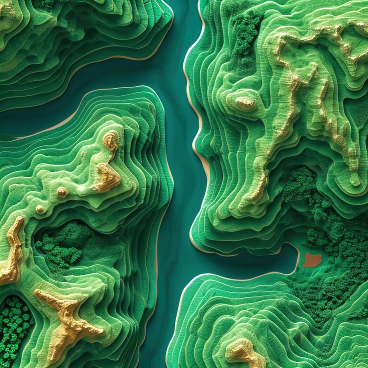
#> input picture images/hills-underscaled.png, 368 x 368 px
$ jupyter execute Worksheet.ipynb   (shell and % lines are left out)
#> lines starting #> are read from the running program, lines starting #| are printed output that depends on the picture; after the words box and inside, x2 and y2 are one past the last pixel; in counts of white or black regions, pixels touching at a corner belong together
# Intro

In this project different methods and algorithms of image quantization are shown

# Algorithms

[cell 1]
import cv2
import matplotlib.pyplot as plt
import numpy as np
import math as m

# [7 lines of commented-out code are left out]
img_source = 'images/hills-underscaled.png'

# img_source = 'images/example.png'
# img_source = 'images/example_underscaled.png'

# img_source = 'images/me.jpg'

**View images:**

[cell 2]
# [24 lines of commented-out code are left out]

## Uniform image quantization

### Gray

[cell 3]
level = 4

img = cv2.imread(img_source)
#> img is the input picture: shape (368, 368, 3); mean B, G, R 73.6, 119.6, 52.7
gray_image = cv2.cvtColor(img, cv2.COLOR_BGR2GRAY)
quantized_image = np.array(gray_image).copy()
delta = 255/level
for i in range(gray_image.shape[0]):
    for j in range(gray_image.shape[1]):
        quantized_image[i][j] = int(np.floor(gray_image[i][j]/delta)*delta+delta/2)

plt.figure(figsize=(20,10))


plt.subplot(2,2,1)
plt.imshow(gray_image, cmap='gray')
plt.title('Gray')
plt.axis('off')

plt.subplot(2,2,2)
plt.imshow(quantized_image, cmap='gray')
plt.title(f'Quantized {level}bits')
plt.axis('off')


plt.subplot(2,2,3)
_=plt.hist(gray_image.ravel(), bins=256)

plt.subplot(2,2,4)
_=plt.hist(quantized_image.ravel(), bins=256)
#> figure, not shown here; panel 3: tallest bar 2021 high, from x = 36 to 36.97; panel 4: tallest bar 59433 high, from x = 94.75 to 95.5

### Color

[cell 4]
level = 4

def u_quantize(channel):
    delta = 255/level
    quantized_image = channel.copy()
    for i in range(channel.shape[0]):
        for j in range(channel.shape[1]):
            quantized_image[i][j] = int(np.floor(channel[i][j]/delta)*delta+delta/2)
    return quantized_image

image = cv2.imread(img_source)
r,g,b = cv2.split(image)
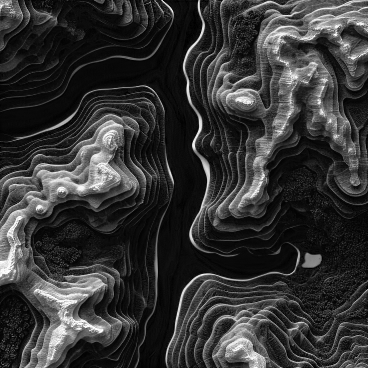
#> b: shape (368, 368); min 0, max 255, mean 52.7
channels = [r,g,b]
n_c = []
for channel in channels:
    n_c.append(u_quantize(channel))
#> this loop made 3 passes
#> after the loop, n_c = 3 items
quantized_image = cv2.merge(n_c)
#> quantized_image: shape (368, 368, 3)


plt.figure(figsize=(20,10))

plt.subplot(2,5,1)
plt.imshow(image, cmap='gray')
plt.title('Gray')
plt.axis('off')

plt.subplot(2,5,2)
plt.imshow(n_c[0], cmap='gray')
plt.axis('off')
plt.subplot(2,5,3)
plt.imshow(n_c[1], cmap='gray')
plt.axis('off')
plt.subplot(2,5,4)
plt.imshow(n_c[2], cmap='gray')
plt.axis('off')

plt.subplot(2,5,5)
plt.imshow(quantized_image)
plt.title(f'Quantized {2**level}bits')
plt.axis('off')


plt.subplot(2,5,6)
_=plt.hist(cv2.split(image)[0].ravel(), bins=256)
_=plt.hist(cv2.split(image)[1].ravel(), bins=256)
_=plt.hist(cv2.split(image)[2].ravel(), bins=256)
plt.legend(['r','g','b'])

plt.subplot(2,5,10)
_=plt.hist(cv2.split(quantized_image)[0].ravel(), bins=256)
_=plt.hist(cv2.split(quantized_image)[1].ravel(), bins=256)
_=plt.hist(cv2.split(quantized_image)[2].ravel(), bins=256)
plt.legend(['r','g','b'])

# cv2.imwrite('images/gray_hills.jpeg',gray_image)
# cv2.imwrite('images/quantized_gray_hills.jpeg',quantized_image)
#> figure, not shown here; B, G, R data is drawn as R, G, B; panel 6: tallest bar 1914 high, from x = 44.34 to 45.33; panel 6: tallest bar 1037 high, from x = 51.71 to 52.69; panel 6: tallest bar 5397 high, from x = 8.96 to 9.96; panel 7: tallest bar 64020 high, from x = 94.84 to 95.59

## Median cut quantization

Median cut uses median color to split the range of colors into two and have average by them. Depth is used to identify amount of colors are wanted in result.

>Algorithm:
>1. Flatten image into one single array
>2. Find color with highest range
>3. Sort by this color
>4. Take median
>5. Split into buckets by median and repeat until desired depth
>6. For final 0-depth buckets define average color and set for image

https://web.archive.org/web/20190202154003/http://www.leptonica.com/papers/mediancut.pdf \
https://www.researchgate.net/publication/26339916_Optimal_image_quantization_perception_and_the_median_cut_algorithm

[cell 5]
import matplotlib.pyplot as plt
import numpy as np


def median_cut_quantize(img, img_arr): # set average color in bucket
    r_average = np.mean(img_arr[:,0])
    g_average = np.mean(img_arr[:,1])
    b_average = np.mean(img_arr[:,2])
    for data in img_arr:
        img[data[3]][data[4]] = [r_average, g_average, b_average]

# finding max-range color, sort by it to take median -> split into buckets by this median. Resulting with 2^depth buckets (colors)
def split_into_buckets(img, img_arr, depth):
    if len(img_arr) == 0:
        return

    if depth == 0:
        median_cut_quantize(img, img_arr)
        return

    r_range = np.max(img_arr[:,0]) - np.min(img_arr[:,0])
    g_range = np.max(img_arr[:,1]) - np.min(img_arr[:,1])
    b_range = np.max(img_arr[:,2]) - np.min(img_arr[:,2])
    max_range_space = (0 if r_range*2>g_range+b_range else 1 if g_range*2>b_range+r_range else 2)

    # sort by color
    img_arr = img_arr[img_arr[:,max_range_space].argsort()]
    median_index = int((len(img_arr)+1)/2) # bucket split index
    # print("median_index:", median_index)


    # split by median
    split_into_buckets(img, img_arr[0:median_index], depth-1)
    split_into_buckets(img, img_arr[median_index:], depth-1)

[cell 6]
image = cv2.imread(img_source)
bits = 4

# list of pixels with their positions in image
flattened_img_array = []
for row_index, rows in enumerate(image):
    for color_index, color in enumerate(rows):
        flattened_img_array.append([color[0],color[1],color[2], row_index, color_index])
#> after the loop, flattened_img_array = 135424 items
# print('len',len(flattened_img_array))


plt.figure(figsize=(10,8))

plt.subplot(2,2,1)
plt.imshow(image, cmap='gray')
plt.title('Original')
plt.axis('off')

plt.subplot(2,2,3)
_=plt.hist(image.ravel(), bins=256)
print('Initial number of colors:', np.unique(image.reshape(-1, image.shape[-1]), axis=0).shape[0])
#| Initial number of colors: 92248

flattened_img_array = np.array(flattened_img_array)
split_into_buckets(image, flattened_img_array, bits)
#> in split_into_buckets, `r_range = np.max(img_arr[:,0]) - np.min(img_arr[:,0])`: r_range = 252
#> in split_into_buckets, `g_range = np.max(img_arr[:,1]) - np.min(img_arr[:,1])`: g_range = 249
#> in split_into_buckets, `b_range = np.max(img_arr[:,2]) - np.min(img_arr[:,2])`: b_range = 255
#> in split_into_buckets, `max_range_space = (0 if r_range*2>g_range+b_range else 1 if g_range*2>..`: max_range_space = 2
#> in split_into_buckets, `median_index = int((len(img_arr)+1)/2)`: median_index = 67712
#> in median_cut_quantize, `r_average = np.mean(img_arr[:,0])`: r_average = 23.18
#> in median_cut_quantize, `g_average = np.mean(img_arr[:,1])`: g_average = 41.18
#> in median_cut_quantize, `b_average = np.mean(img_arr[:,2])`: b_average = 9.12
#> the loop in median_cut_quantize, `for data in img_arr:` made 8464 passes
#> data on passes 1 to 3: [3, 15, 6, 338, 21], [4, 17, 7, 323, 21], [4, 17, 4, 340, 22]
#> the loop in median_cut_quantize (call 2), `for data in img_arr:` made 8464 passes
#> data on passes 1 to 3: [30, 54, 10, 359, 109], [30, 47, 13, 18, 73], [30, 40, 9, 358, 82]
#> after the loop in median_cut_quantize (call 2), `for data in img_arr:`: img: shape (368, 368, 3); mean B, G, R 73.6, 119.5, 52.7
#> after the loop in median_cut_quantize (call 3), `for data in img_arr:`: img: shape (368, 368, 3); mean B, G, R 73.5, 119.5, 52.6
#> after the loop in median_cut_quantize (call 4), `for data in img_arr:`: img: shape (368, 368, 3); mean B, G, R 73.5, 119.4, 52.6
#> after the loop in median_cut_quantize (call 5), `for data in img_arr:`: img: shape (368, 368, 3); mean B, G, R 73.5, 119.4, 52.6
#> after the loop in median_cut_quantize (call 6), `for data in img_arr:`: img: shape (368, 368, 3); mean B, G, R 73.5, 119.3, 52.5
#> after the loop in median_cut_quantize (call 7), `for data in img_arr:`: img: shape (368, 368, 3); mean B, G, R 73.4, 119.3, 52.5
#> after the loop in median_cut_quantize (call 8), `for data in img_arr:`: img: shape (368, 368, 3); mean B, G, R 73.4, 119.3, 52.5
#> after the loop in median_cut_quantize (call 9), `for data in img_arr:`: img: shape (368, 368, 3); mean B, G, R 73.4, 119.3, 52.4
#> after the loop in median_cut_quantize (call 10), `for data in img_arr:`: img: shape (368, 368, 3); mean B, G, R 73.4, 119.3, 52.4
#> after the loop in median_cut_quantize (call 11), `for data in img_arr:`: img: shape (368, 368, 3); mean B, G, R 73.3, 119.2, 52.3
#> after the loop in median_cut_quantize (call 12), `for data in img_arr:`: img: shape (368, 368, 3); mean B, G, R 73.3, 119.2, 52.3
#> in median_cut_quantize (call 13), `r_average = np.mean(img_arr[:,0])`: r_average = 97.87
#> in median_cut_quantize (call 13), `g_average = np.mean(img_arr[:,1])`: g_average = 160.9
#> in median_cut_quantize (call 13), `b_average = np.mean(img_arr[:,2])`: b_average = 64.14
#> the loop in median_cut_quantize (call 13), `for data in img_arr:` made 8464 passes
#> data on passes 1 to 3: [88, 100, 41, 123, 198], [90, 102, 31, 84, 145], [89, 103, 41, 94, 186]
#> after the loop in median_cut_quantize (call 13), `for data in img_arr:`:
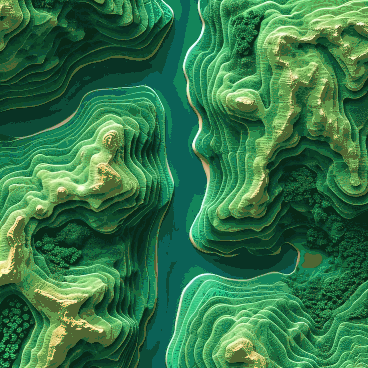
#> img: shape (368, 368, 3); mean B, G, R 73.2, 119.2, 52.3
#> in median_cut_quantize (call 14), `r_average = np.mean(img_arr[:,0])`: r_average = 114.9
#> in median_cut_quantize (call 14), `g_average = np.mean(img_arr[:,1])`: g_average = 188.5
#> in median_cut_quantize (call 14), `b_average = np.mean(img_arr[:,2])`: b_average = 82.75
#> the loop in median_cut_quantize (call 14), `for data in img_arr:` made 8464 passes
#> data on passes 1 to 3: [120, 175, 52, 39, 203], [90, 175, 53, 1, 263], [120, 175, 42, 142, 198]
#> after the loop in median_cut_quantize (call 14), `for data in img_arr:`:
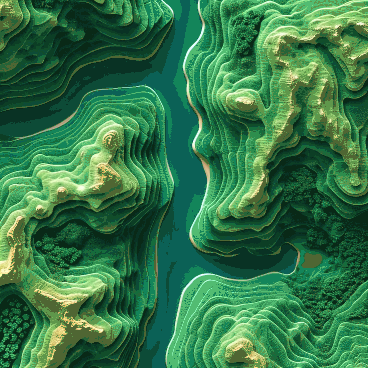
#> img: shape (368, 368, 3); 6.25% of pixels changed, all inside (x1, y1, x2, y2) = (0, 0, 368, 368)
#> in median_cut_quantize (call 15), `r_average = np.mean(img_arr[:,0])`: r_average = 110.8
#> in median_cut_quantize (call 15), `g_average = np.mean(img_arr[:,1])`: g_average = 192.4
#> in median_cut_quantize (call 15), `b_average = np.mean(img_arr[:,2])`: b_average = 143.6
#> the loop in median_cut_quantize (call 15), `for data in img_arr:` made 8464 passes
#> data on passes 1 to 3: [88, 178, 121, 174, 257], [88, 185, 118, 17, 330], [88, 168, 111, 129, 121]
#> after the loop in median_cut_quantize (call 15), `for data in img_arr:`:
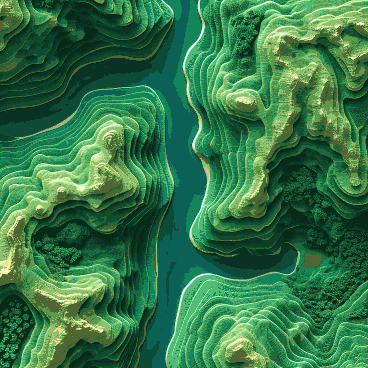
#> img: shape (368, 368, 3); 6.25% of pixels changed, all inside (x1, y1, x2, y2) = (0, 0, 368, 368)
#> in median_cut_quantize (call 16), `r_average = np.mean(img_arr[:,0])`: r_average = 161.1
#> in median_cut_quantize (call 16), `g_average = np.mean(img_arr[:,1])`: g_average = 227.6
#> in median_cut_quantize (call 16), `b_average = np.mean(img_arr[:,2])`: b_average = 178.7
#> the loop in median_cut_quantize (call 16), `for data in img_arr:` made 8464 passes
#> data on passes 1 to 3: [130, 198, 112, 154, 42], [130, 212, 141, 33, 264], [130, 207, 141, 357, 31]
#> after the loop in median_cut_quantize (call 16), `for data in img_arr:`:
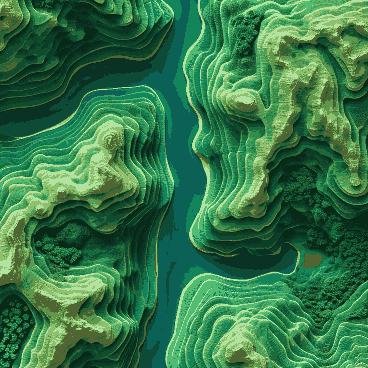
#> img: shape (368, 368, 3); 6.25% of pixels changed, all inside (x1, y1, x2, y2) = (0, 0, 368, 368)

plt.subplot(2,2,2)
plt.imshow(image,cmap='gray')
plt.title(f'Quantized {bits}bits')
plt.axis('off')

# print(np.unique(image.reshape(-1, image.shape[-1]), axis=0))
print('Resulting number of colors:', np.unique(image.reshape(-1, image.shape[-1]), axis=0).shape[0])
#| Resulting number of colors: 16
print('unique:',np.unique(image.reshape(-1, image.shape[-1]), axis=0))
#> (printed output is left out)
plt.subplot(2,2,4)
_=plt.hist(image.ravel(), bins=256)
plt.title(f'Histogram {bits}bits')
#> figure, not shown here; B, G, R data is drawn as R, G, B; panel 2: tallest bar 5448 high, from x = 8.96 to 9.96

## Random dithering 1 bit

[cell 7]
# level = 2
treshold = 127

image = cv2.imread(img_source)
gray_image = cv2.cvtColor(image, cv2.COLOR_BGR2GRAY)

quantized_image = np.array(gray_image).copy()
# delta = 255/level
for i in range(gray_image.shape[0]):
    for j in range(gray_image.shape[1]):
        # quantized_image[i][j] = int(np.floor(gray_image[i][j]/delta)*delta+delta/2 + np.random.randint(-127,127))
        # quantized_image[i][j] = 255 if gray_image[i][j]>treshold else 0
        quantized_image[i][j] = 255 if gray_image[i][j]+np.random.randint(-127,127)>treshold else 0
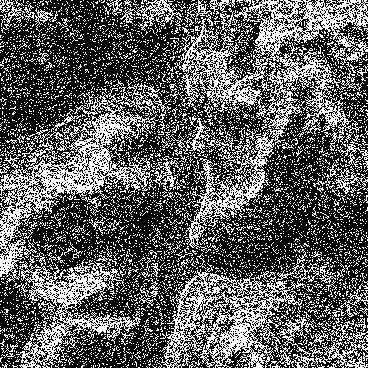
#> quantized_image: shape (368, 368); 36.7% white in thin lines or dots

plt.figure(figsize=(20,10))


plt.subplot(2,2,1)
plt.imshow(gray_image, cmap='gray')
plt.title('Gray')
plt.axis('off')

plt.subplot(2,2,2)
plt.imshow(quantized_image, cmap='gray')
plt.title(f'Quantized 1 bit')
plt.axis('off')


plt.subplot(2,2,3)
_=plt.hist(gray_image.ravel(), bins=256)

plt.subplot(2,2,4)
_=plt.hist(quantized_image.ravel(), bins=256)

cv2.imwrite('images/gray_hills.jpeg',gray_image)
cv2.imwrite('images/quantized_gray_hills.jpeg',quantized_image)
#> Out = True
#> figure, not shown here; panel 3: tallest bar 2021 high, from x = 36 to 36.97; panel 4: tallest bar 85699 high, from x = 0 to 0.996

[cell 8]
# level = 2
treshold = 127
image = cv2.imread(img_source)
r,g,b = cv2.split(image)
# image = cv2.merge([r,g,b])

def quantize_for_channel(channel):
    quantized_image = np.array(channel).copy()
    for i in range(gray_image.shape[0]):
        for j in range(gray_image.shape[1]):
            quantized_image[i][j] = 255 if gray_image[i][j]+np.random.randint(-127,127)>treshold else 0
    return quantized_image

channels = [r,g,b]
n_c = []
for channel in channels:
    n_c.append(quantize_for_channel(channel))
quantized_image = cv2.merge(n_c)
#> quantized_image: shape (368, 368, 3)

plt.figure(figsize=(20,10))


plt.subplot(2,2,1)
plt.imshow(image, cmap='gray')
plt.title('Gray')
plt.axis('off')

plt.subplot(2,2,2)
plt.imshow(quantized_image)
plt.title(f'Random quantized 1 bit')
plt.axis('off')


plt.subplot(2,2,3)
_=plt.hist(image.ravel(), bins=256)

plt.subplot(2,2,4)
_=plt.hist(cv2.split(quantized_image)[0].ravel(), bins=256)
_=plt.hist(cv2.split(quantized_image)[1].ravel(), bins=256)
_=plt.hist(cv2.split(quantized_image)[2].ravel(), bins=256)
plt.legend(['r','g','b'])

# cv2.imwrite('images/gray_hills.jpeg',gray_image)
# cv2.imwrite('images/quantized_gray_hills.jpeg',quantized_image)
#> figure, not shown here; B, G, R data is drawn as R, G, B; panel 3: tallest bar 5448 high, from x = 8.96 to 9.96; panel 4: tallest bar 85729 high, from x = 0 to 0.996; panel 4: tallest bar 85769 high, from x = 0 to 0.996; panel 4: tallest bar 85841 high, from x = 0 to 0.996

## Ordered dithering uding Bayer's matrices

[cell 9]
level = 2
# treshold = 127

# image = cv2.imread(img_source)
# gray_image = cv2.cvtColor(image, cv2.COLOR_BGR2GRAY)

def generate_bayer_matrix(n):
    size = 2 ** n
    matrix = [[0] * size for _ in range(size)]
    sub_size = size // 2
    sub_matrix = [[0] * sub_size for _ in range(sub_size)]

    sub_matrix[0][0] = 0
    sub_matrix[0][1] = 2
    sub_matrix[1][0] = 3
    sub_matrix[1][1] = 1

    for i in range(n - 1):
        for row in range(sub_size):
            for col in range(sub_size):
                matrix[row][col] = 4 * sub_matrix[row][col]
                matrix[row][col + sub_size] = 4 * sub_matrix[row][col] + 2
                matrix[row + sub_size][col] = 4 * sub_matrix[row][col] + 3
                matrix[row + sub_size][col + sub_size] = 4 * sub_matrix[row][col] + 1

        for row in range(sub_size):
            for col in range(sub_size):
                sub_matrix[row][col] = matrix[row][col]

    return np.array(matrix)


# [8 lines of commented-out code are left out]


statistic_pixels = []
bayer_results = []

def get_image(level, input):
    D2 = np.array([[3,1],[0,2]])
    Dn = generate_bayer_matrix(level)/2**(level*2)
    # Dn = generate_bayer_matrix(level)
    # Dn = D2; level = 1
    print(Dn)

    n = level**2
    quantized_image = np.array(input).copy()
    palette = np.zeros(256)
    palette[128:] = 255
    # print(palette)


    for y in range(input.shape[0]):
        for x in range(input.shape[1]):
            i,j = y%n,x%n

            multiplyier = 1
            # if(input[y][x]>256/level):
            if(input[y][x]+Dn[i][j] > 256/level):
                multiplyier = -1

            bayer_results.append(int(multiplyier*(255/(level))*(Dn[i][j] - 1/2)))
            new_val = int(input[y][x] + multiplyier*(255/(level))*(Dn[i][j] - 1/2))
            statistic_pixels.append(new_val)
            # print(new_val)
            if(new_val >=256):
                new_val = 255
            elif(new_val <=0):
                new_val = 0
            quantized_image[y][x] = palette[new_val]

    return quantized_image

image = cv2.imread(img_source)
r,g,b = cv2.split(image)
channels = [r,g,b]
n_c = []
for channel in channels:
    n_c.append(get_image(2, channel))
quantized_image = cv2.merge(n_c)

plt.figure(figsize=(10,3))
plt.subplot(1,2,1)
_=plt.hist(np.array(statistic_pixels).ravel(), bins=(max(statistic_pixels) - min(statistic_pixels)))
plt.title('resulting pixels')

plt.subplot(1,2,2);
_=plt.hist(np.array(bayer_results).ravel(), bins=(max(bayer_results) - min(bayer_results)))
plt.title('bayers results')
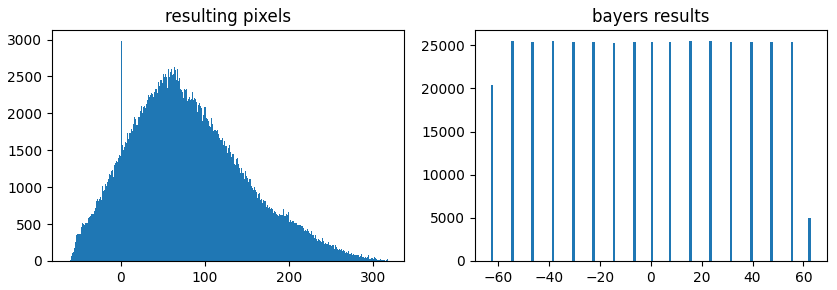
#> figure drawn by matplotlib, 2 panels; panel 1: tallest bar 2980 high, from x = 0 to 1; panel 2: tallest bar 25487 high, from x = 15 to 16

[cell 10]
plt.figure(figsize=(12,10))


plt.subplot(2,2,1)
plt.imshow(image, cmap='gray')
plt.title('Image')
plt.axis('off')

plt.subplot(2,2,2)
plt.imshow(quantized_image, cmap='gray')
plt.title(f'Quantized 1 bit')
plt.axis('off')


plt.subplot(2,2,3)
_=plt.hist(image.ravel(), bins=256)

plt.subplot(2,2,4)
_=plt.hist(quantized_image.ravel(), bins=256)

cv2.imwrite(f'images/gray_{img_source}.png',gray_image)
cv2.imwrite(f'images/ordered_dith_gray_{img_source}.png',quantized_image)
#> Out = True
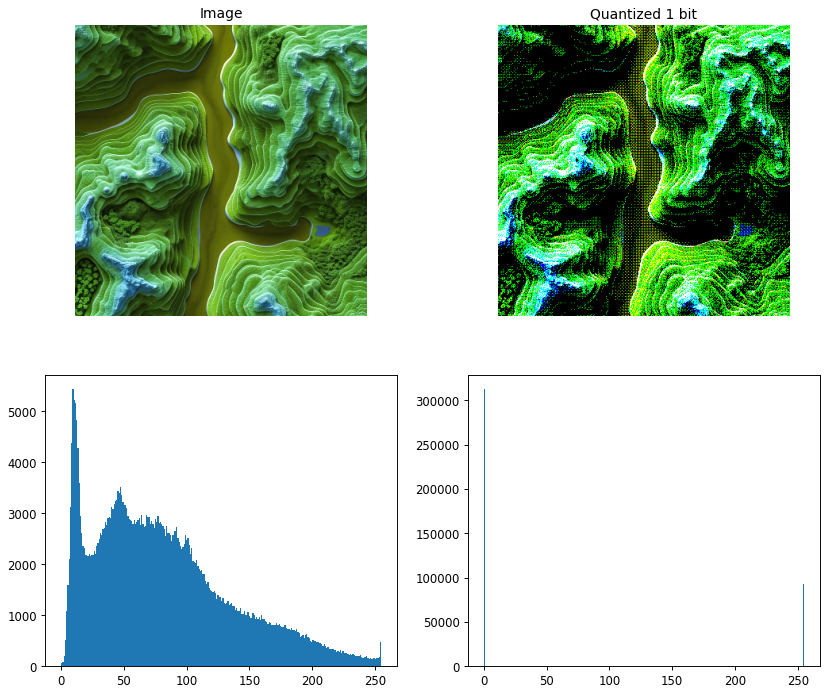
#> figure drawn by matplotlib, 4 panels; B, G, R data is drawn as R, G, B; panel 3: tallest bar 5448 high, from x = 8.96 to 9.96; panel 4: tallest bar 313255 high, from x = 0 to 0.996

## Error Diffusion - Floyd-Steinberg Algorithm

[cell 11]
level = 2
# treshold = 127

image = cv2.imread(img_source)
# gray_image = cv2.cvtColor(image, cv2.COLOR_BGR2GRAY)


def trunc(val, level):
    palette = np.zeros(256)
    palette[127:] = 255
    # nearest_palette_pixel = int(val // 255)
    # print(nearest_palette_pixel)
    return np.round(val/(level-1))*(level-1)

def get_image(level, input):

    alpha, delta, gamma, beta = 7/16, 1/16, 5/16, 3/16
    # old_pixel = input.copy()
    pixels = input.copy() /255
    newpixels = []
    q_ers = []
    for x in range(1, pixels.shape[0]-1):
        for y in range(pixels.shape[1]-1):
            oldpixel = pixels[x][y]
            newpixel = trunc(oldpixel, level)
            newpixels.append(newpixel)
            pixels[x][y] = newpixel
            quant_error = oldpixel - newpixel
            q_ers.append(quant_error)
            pixels[x][y+1] += quant_error *alpha
            pixels[x+1][y-1] += quant_error *beta
            pixels[x+1][y] += quant_error *gamma
            pixels[x+1][y+1] += quant_error *delta

    _=plt.hist(np.array(newpixels).ravel(), bins=256)
    _=plt.hist(np.array(q_ers).ravel(), bins=256)
    print(pixels)
    return pixels/np.max(pixels, axis=(0,1)) * 255

image = cv2.imread(img_source)
r,g,b = cv2.split(image)
channels = [r,g,b]
n_c = []
for channel in channels:
    n_c.append(get_image(2, channel))
quantized_image = cv2.merge(n_c)
#> figure, not shown here; tallest bar 95609 high, from x = 0 to 0.00391; tallest bar 1169 high, from x = 0.398 to 0.402; tallest bar 71384 high, from x = 0 to 0.00391

[cell 12]
plt.figure(figsize=(15,12))


plt.subplot(2,2,1)
plt.imshow(image, cmap='gray')
plt.title('Image')
plt.axis('off')

plt.subplot(2,2,2)
plt.imshow(quantized_image, cmap='gray')
plt.title(f'Quantized 1 bit')
plt.axis('off')


plt.subplot(2,2,3)
_=plt.hist(gray_image.ravel(), bins=256)

plt.subplot(2,2,4)
_=plt.hist(quantized_image.ravel(), bins=256)

cv2.imwrite(f'images/err_dif_dith_gray_{img_source}.png',quantized_image)
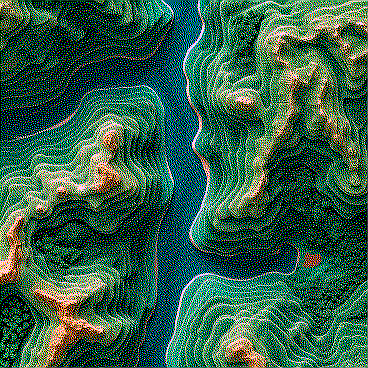
#> saved as hills-underscaled.png.png: shape (368, 368, 3); mean B, G, R 73.6, 95.7, 52.7
#> Out = True
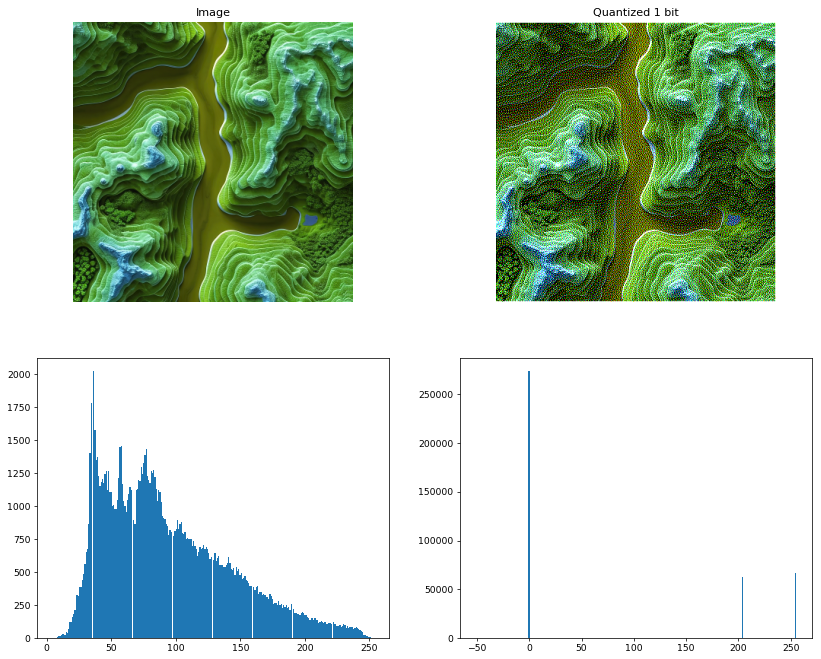
#> figure drawn by matplotlib, 4 panels; B, G, R data is drawn as R, G, B; panel 3: tallest bar 2021 high, from x = 36 to 36.97; panel 4: tallest bar 273614 high, from x = -0.885 to 0.31
